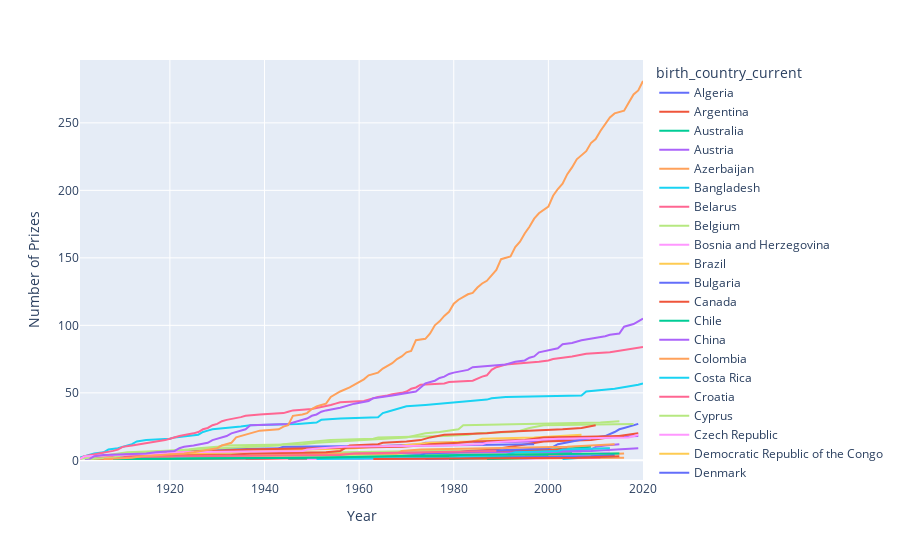

Source (notebook cell):
### Code cell
l_chart = px.line(cumulative_prizes,
                  x='year', 
                  y='prize',
                  color='birth_country_current',
                  hover_name='birth_country_current')
 
l_chart.update_layout(xaxis_title='Year',
                      yaxis_title='Number of Prizes')
 
l_chart.show()
